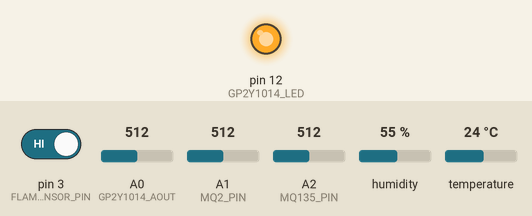
This sketch was run on a simulated Arduino Uno, built with avr-gcc and run on an emulated ATmega328P. Shown: output pins drawn as LEDs (lit = HIGH). The inputs (shaded band) are chosen by the test bench; at power-on: pin 3 (FLAME_SENSOR_PIN) HIGH, A0 (GP2Y1014_AOUT) = 512, A1 (MQ2_PIN) = 512, A2 (MQ135_PIN) = 512, humidity 55 %, temperature 24 °C. What the sketch prints to the serial monitor is not drawn.

Above: at 0.1 s.
Timing chart, 0 to 1.6 s (numbered marks = the images above):
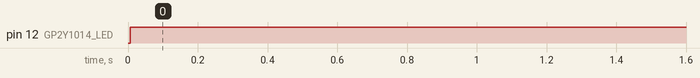

Measured:
- by itself, pin 12 (GP2Y1014_LED): LOW → HIGH at 0.01 s

The sketch:

Arduino_smart_mining_system.ino
```cpp
#include <Adafruit_Sensor.h>
#include <DHT.h>
#include <DHT_U.h>

// Pin Definitions
#define DHTPIN 2
#define DHTTYPE DHT22
#define GP2Y1014_LED 12
#define GP2Y1014_AOUT A0
#define MQ135_PIN A2
#define MQ2_PIN A1
#define FLAME_SENSOR_PIN 3

DHT dht(DHTPIN, DHTTYPE);
float dustDensity = 0;
int ledPulseWidth = 280;

void setup() {
  Serial.begin(9600);  // Serial to communicate with ESP32
  pinMode(GP2Y1014_LED, OUTPUT);
  pinMode(FLAME_SENSOR_PIN, INPUT);
  dht.begin();
  Serial.println("Starting Arduino...");
}

float readDustSensor() {
  digitalWrite(GP2Y1014_LED, LOW);
  delayMicroseconds(ledPulseWidth);
  int rawADC = analogRead(GP2Y1014_AOUT);
  digitalWrite(GP2Y1014_LED, HIGH);
  float voltage = (rawADC / 1024.0) * 5.0;
  float density = 0.17 * voltage - 0.1;
  return density < 0 ? 0 : density;
}

int readGasSensor(int pin) {
  int value = analogRead(pin);
  return value == 1023 ? -1 : value;
}

void loop() {
  float temperature = dht.readTemperature();
  float humidity = dht.readHumidity();
  dustDensity = readDustSensor();
  int mq135Value = readGasSensor(MQ135_PIN);
  int mq2Value = readGasSensor(MQ2_PIN);
  int flameDetected = digitalRead(FLAME_SENSOR_PIN);

  if (!isnan(temperature) && !isnan(humidity)) {
    // Send data as a comma-separated string
    Serial.print(temperature); Serial.print(",");
    Serial.print(humidity); Serial.print(",");
    Serial.print(dustDensity); Serial.print(",");
    Serial.print(mq135Value); Serial.print(",");
    Serial.print(mq2Value); Serial.print(",");
    Serial.println(flameDetected);
  } else {
    Serial.println("ERROR: Invalid DHT22 readings!");
  }
  delay(5000);
}
```
